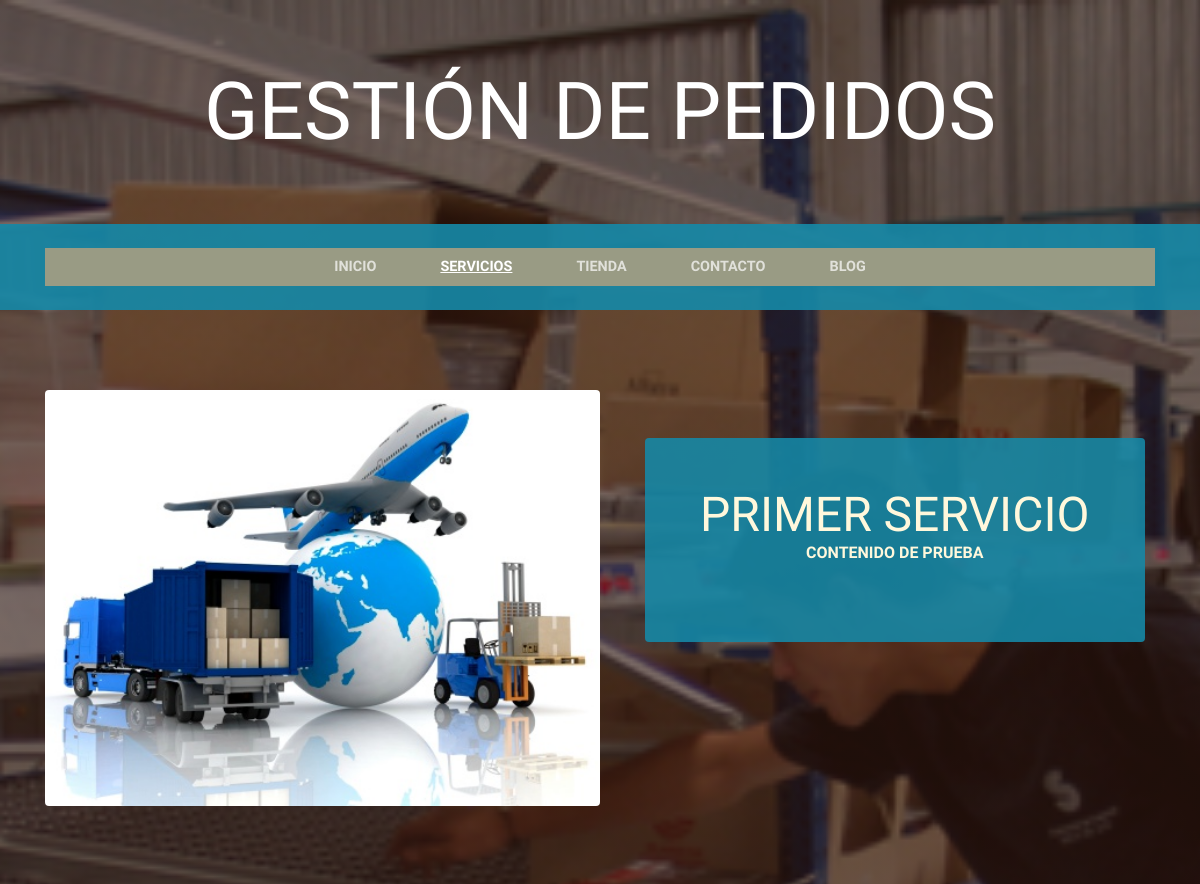
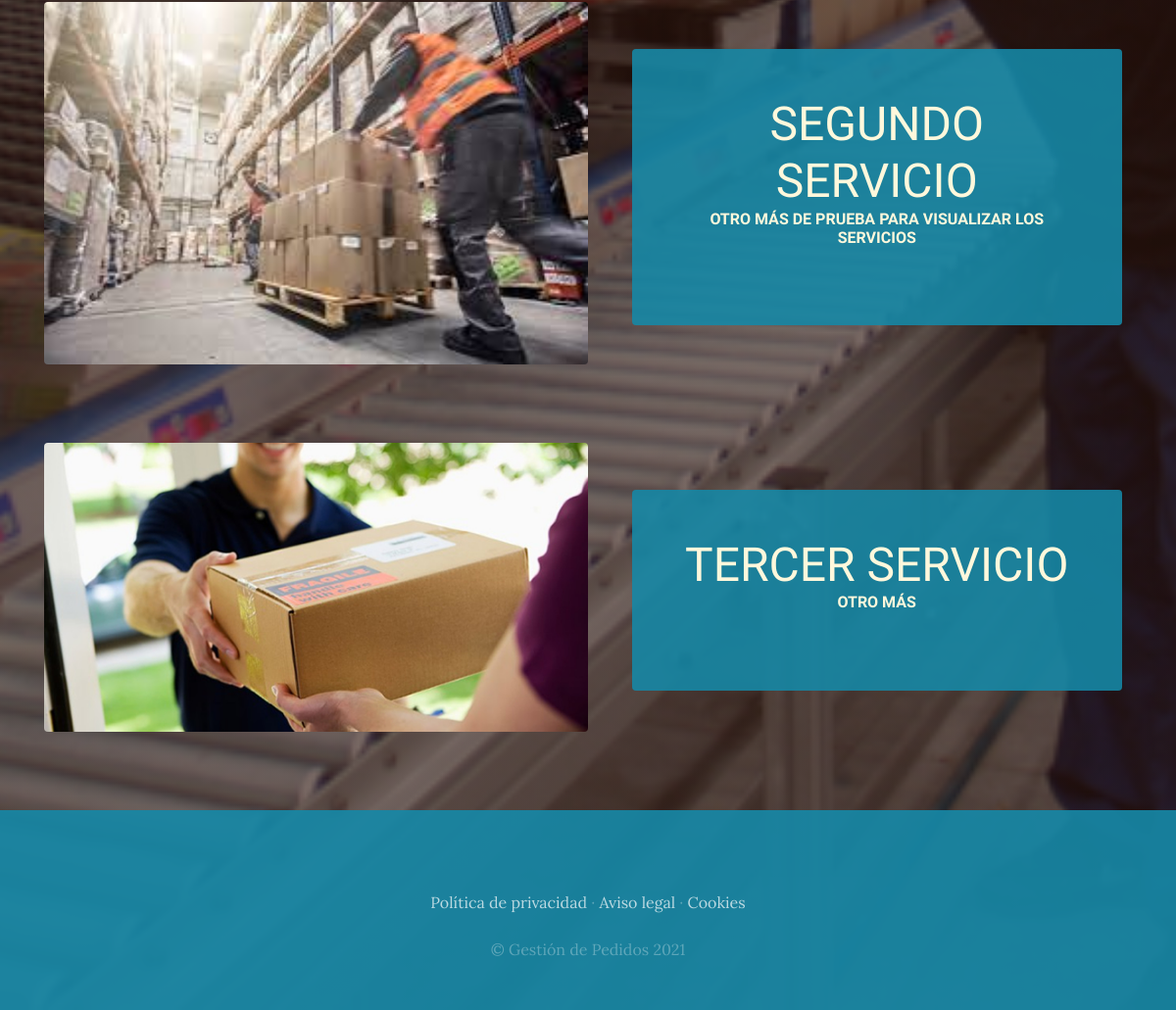
The app's page /servicios/ with its own data (2 pictures, top to bottom).
### servicios/models.py (models this page shows, shortened)
class Servicio(models.Model):
    titulo = models.CharField(max_length=50)
    contenido = models.CharField(max_length=50)
    imagen = models.ImageField(upload_to='servicios')
    created = models.DateTimeField(auto_now_add=True)
    updated = models.DateTimeField(auto_now_add=True)
    class Meta:
        verbose_name='servicio'
        verbose_name_plural='servicios'

### servicios/views.py (the view)
# urls.py: path('servicios/', include('servicios.urls')),
def servicios(request):
    servicios = Servicio.objects.all()
    return render(request,"servicios/servicios.html", {"servicios":servicios})

### carrito/context_processor.py (called while the page is built)
def importe_total_carrito(request):
    total=0
    if request.user.is_authenticated:
        for key, value in request.session["carrito"].items():
            total=total+(float(value["precio"])*value["cantidad"])
    return {"importe_total_carrito": total}

### servicios/templates/servicios/servicios.html
{% extends "ProyectoWebApp/base.html" %} {% load static %} {% block content %} {% for servicio in servicios %}
<section class="page-section clearfix">
    <div class="container">
        <div class="intro">
            <img class="intro-img img-fluid mb-3 mb-lg-0 rounded" src="{{servicio.imagen.url}}" alt="" style="width: 50%;">
            <div class="intro-text left-0 text-center bg-faded p-5 rounded" style="background-color: #1688a7e3;">
                <h2 class="section-heading mb-4">
                    <span class="section-heading-lower">{{servicio.titulo}}</span>
                    <span class="section-heading-upper">{{servicio.contenido}}</span>
                </h2>
            </div>
        </div>
    </div>
</section>
{% endfor %} {% endblock %}

### ProyectoWebApp/static/ProyectoWebApp/css/gestion.css (style rules this page uses)
body { font-family: 'Lora'; background: linear-gradient(rgba(47, 23, 15, 0.65), rgba(47, 23, 15, 0.65)), url("../img/bg_main.jpg"); background-attachment: fixed; background-position: center; background-size: cover; }
h1, h2, h3, h4, h5, h6 { font-family: 'Raleway'; }
.page-section { margin-top: 5rem; margin-bottom: 5rem; }
.section-heading { text-transform: uppercase; }
.section-heading .section-heading-upper { display: block; font-size: 1rem; font-weight: 800; padding-bottom: .5rem; }
.section-heading .section-heading-lower { display: block; font-size: 3rem; font-weight: 100; }
.bg-faded { background-color: rgba(255, 255, 255, 0.85); }
.intro { position: relative; }
@media (min-width: 992px) { .intro .intro-img { width: 75%; float: left; } }
@media (min-width: 992px) { .intro .intro-text { left: 600; width: 60%; margin-top: 3rem; background-color: rgba(24, 64, 8); color: cornsilk; position: absolute; } }
@media (min-width: 1200px) { .intro .intro-text { width: 45%; } }

### records on screen
Servicio: imagen (picture), titulo "PRIMER SERVICIO", contenido "CONTENIDO DE PRUEBA"
Servicio: imagen (picture), titulo "SEGUNDO SERVICIO", contenido "OTRO MÁS DE PRUEBA PARA VISUALIZAR LOS SERVICIOS"
Servicio: imagen (picture), titulo "TERCER SERVICIO", contenido "OTRO MÁS"
